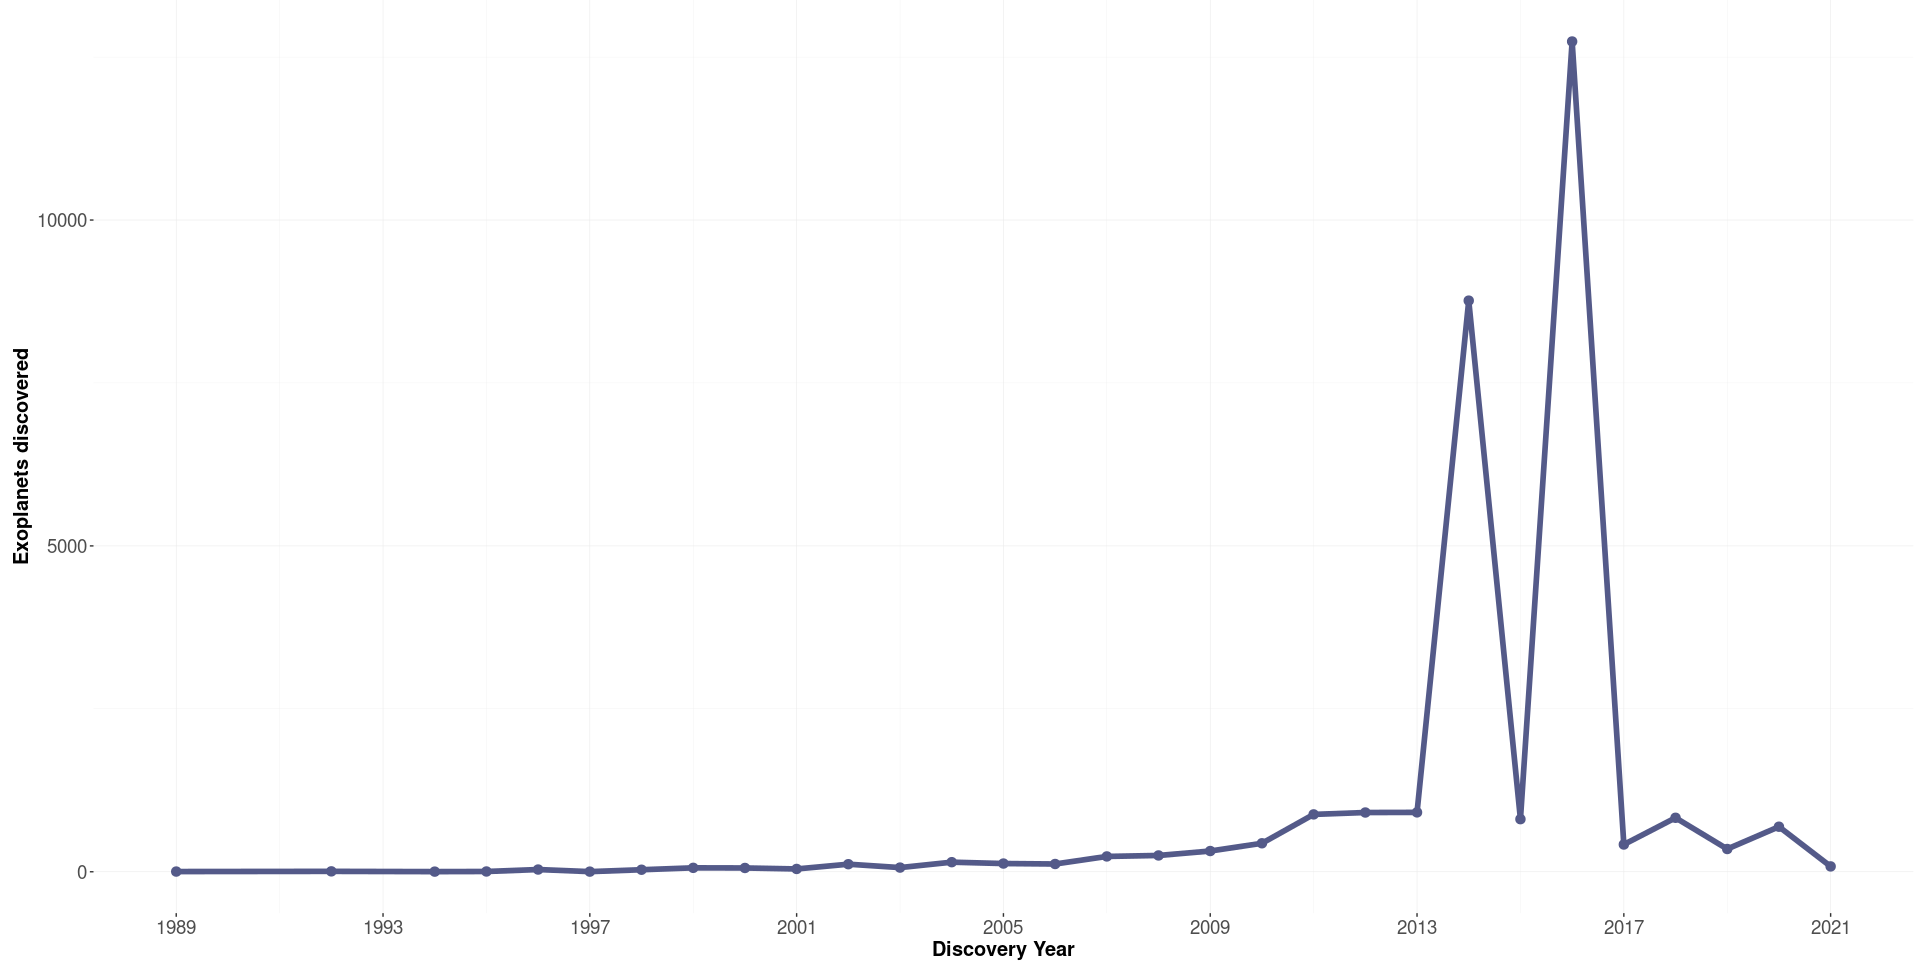

The script that drew this image:

# Paths:
path_data = "data/"
path_lib = "renv/library/R-4.1/x86_64-pc-linux-gnu/"

# Packages:
require(dplyr, lib = path_lib)
require(readr, lib = path_lib)
require(RColorBrewer, lib = path_lib)
require(ggplot2, lib = path_lib)

# Dataset:
df = readr::read_csv(paste0(path_data, "nasa_exoplanets.csv")) %>%
         as.data.frame()
attr(df, "spec") = NULL
df_varnames = readr::read_csv(paste0(path_data, "nasa_exoplanets_var_names.csv")) %>%
                  as.data.frame()
attr(df_varnames, "spec") = NULL

# Variables:
x_var = "disc_year"
x_var_name = (df_varnames %>%
                 dplyr::filter(var == x_var))$var_name
y_var_name = "Exoplanets discovered"

# Adapt the data:
df_plot = df %>%
              dplyr::group_by(eval(parse(text = x_var))) %>%
              dplyr::summarise(y_var = n()) %>%
              as.data.frame() %>%
              dplyr::rename("x_var" = "eval(parse(text = x_var))")

# Plot:
my_palette = colorRampPalette(c("#111539", "#97A1D9"))
x_axis_labels = seq(from = min(df_plot$x_var),
                    to = max(df_plot$x_var),
                    by = 4)

p = ggplot(
        data = df_plot,
        aes(
            x = x_var,
            y = y_var
        )
    ) +
    geom_line(
        show.legend = FALSE,
        color = my_palette(3)[2],
        size = 2
    ) +
    geom_point(
        color = my_palette(3)[2],
        size = 3
    ) +
    scale_x_continuous(
        labels = x_axis_labels,
        breaks = x_axis_labels
    ) +
    theme(
        axis.text.x = element_text(
            size = 14,
            angle = 0,
            hjust = 0.5,
            vjust = 1
        ),
        axis.text.y = element_text(size = 14),
        axis.title.x = element_text(
            size = 15,
            face = "bold"
        ),
        axis.title.y = element_text(
            size = 15,
            face = "bold"
        ),
        panel.background = element_rect(fill = "white"),
        panel.grid.major = element_line(
            size = 0.2,
            linetype = "solid",
            colour = "#eaeaea"
        ),
        panel.grid.minor = element_line(
            size = 0.1,
            linetype = "solid",
            colour = "#eaeaea"
        ),
        plot.margin = margin(
            t = 0, 
            r = 5,
            b = 5, 
            l = 10,
            unit = "pt"
        )
    ) +
    xlab(x_var_name) +
    ylab(y_var_name)

p
